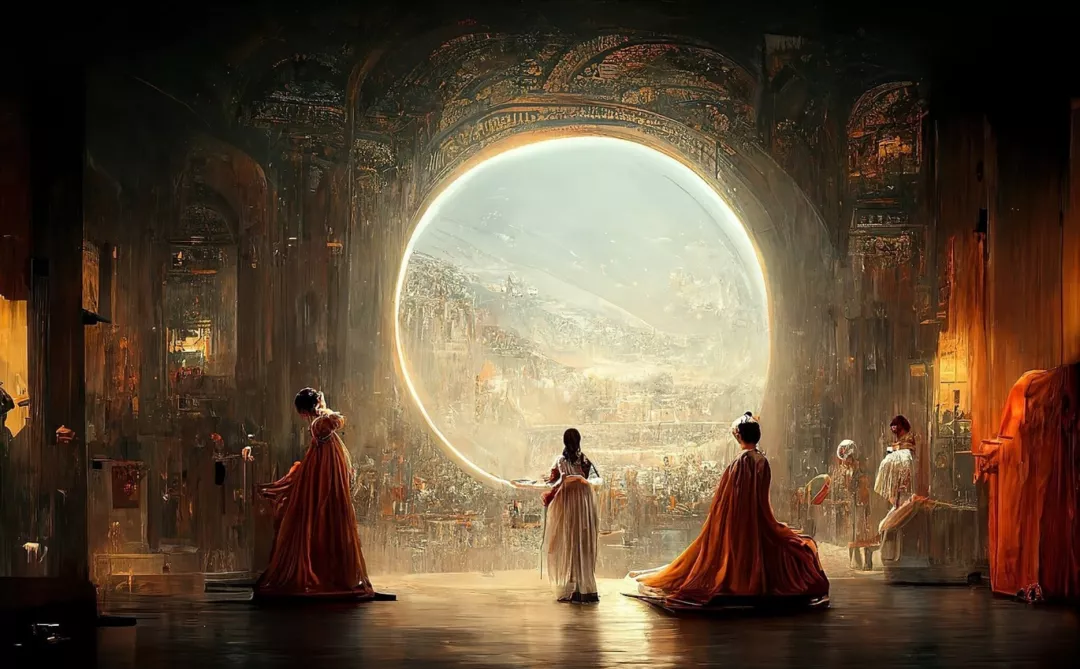
#> input picture hw/hw1/image.png, 1080 x 669 px
$ jupyter execute KMeans.ipynb
#> lines starting #> are read from the running program, lines starting #| are printed output that depends on the picture
# KMeans 实现和应用

## KMeans 算法原理

KMeans 是一种基本的动态聚类算法，核心思想是每个点都归属于它离得最近的质心代表的点。

KMeans 算法的基本步骤如下

- 随机挑选 k 个点作为初始的聚类质心

- 计算每个点到每个质心的距离，根据距离把每个点划分到离它最近的质心所属的 cluster

- 重新计算质心，如果质心无变化，则迭代结束，否则回到上一步

在基础的 KMeans 算法的基础上，还可以在第一步选择质心的步骤上进行优化，以选择更好的初值。

KMeans 的优化版本叫做 KMeans ++，其和 KMeans 唯一的不同在于第一步选择质心。

KMeans++ 想要让初始时选择的 k 个质心之间距离尽可能远，具体的方法是:

- 首先挑出一个样本点作为第一个质心

- 计算其他样本点到第一个质心的距离 $D(x)$，计算被选择的概率 $\frac{D(x)^2}{\Sigma D(x^{(i)})^2}$，并根据轮盘法选择下一个质心

- 重复直到选出 K 个质心

## KMeans 算法实现

[cell 1]
import numpy as np

[cell 2]
class KMeans:
    def __init__(self, n_clusters: int = 8, init: str = 'k-means++', max_iter: int = 300, tol: float = 0.0001):
        self.n_clusters = n_clusters
        self.init = init
        self.max_iter = max_iter
        self.tol = tol

        self.cluster_centers_ = None
        self.dist = None
        self.labels_ = None

    def __gen_center(self, X_train):
        n_sample, n_feature = X_train.shape

        if self.init == 'random':
            # 为了在数据范围内产生随机质心，首先计算各特征的统计量
            f_mean = np.mean(X_train, axis=0)
            f_std = np.std(X_train, axis=0)
            self.cluster_centers_ = f_mean + np.random.randn(self.n_clusters, n_feature) * f_std

        elif self.init == 'k-means++':
            # 第一个质心随机选
            idx = np.random.randint(0, n_sample)
            self.cluster_centers_ = [X_train[idx, :]]

            # 选出后面k-1个质心
            for i in range(1, self.n_clusters):
                dist = np.zeros((n_sample, len(self.cluster_centers_)))  # 各样本到质心的距离矩阵
                for cent_idx in range(len(self.cluster_centers_)):
                    dist[:, cent_idx] = np.linalg.norm(
                        X_train - self.cluster_centers_[cent_idx], axis=1)

                dist = np.min(dist, axis=1)  # 所有样本离各质心距离的最小值
                p = dist / np.sum(dist)  # 归一化后的最小距离当做概率进行下一个质心的选取，这里没有计算平方

                next_cent_idx = np.random.choice(n_sample, p=p)
                self.cluster_centers_.append(X_train[next_cent_idx])
            self.cluster_centers_ = np.array(self.cluster_centers_)

    def fit(self, X_train):
        n_sample, n_feature = X_train.shape

        self.__gen_center(X_train)
        self.dist = np.zeros((n_sample, self.n_clusters))

        cent_pre = np.zeros(self.cluster_centers_.shape)
        cent_move = np.linalg.norm(self.cluster_centers_ - cent_pre)

        epoch = 0
        from copy import deepcopy
        while epoch < self.max_iter and cent_move > self.tol:
            epoch += 1

            # 首先计算每个样本离每个质心的距离
            for i in range(self.n_clusters):
                self.dist[:, i] = np.linalg.norm(X_train - self.cluster_centers_[i], axis=1)

            # 样本对应的类别为距离最近的质心
            self.labels_ = np.argmin(self.dist, axis=1)

            cent_pre = deepcopy(self.cluster_centers_)

            # 计算每个类别下的均值坐标，更新质心
            for i in range(self.n_clusters):
                self.cluster_centers_[i] = np.mean(X_train[self.labels_ == i], axis=0)

            cent_move = np.linalg.norm(self.cluster_centers_ - cent_pre)

    def predict(self, X_test):
        n_sample = X_test.shape[0]
        dist_test = np.zeros((n_sample, self.n_clusters))

        for i in range(self.n_clusters):
            dist_test[:, i] = np.linalg.norm(X_test - self.cluster_centers_[i], axis=1)
        clus_pred = np.argmin(dist_test, axis=1)

        return clus_pred

## KMeans 聚类结果可视化

随机生成一组数据，来看看 KMeans 算法的效果

[cell 3]
X = np.random.random((50, 2)) + np.random.randint(-5, 5, size=[50, 2])

[cell 4]
X

[cell 5]
import matplotlib.pyplot as plt

[cell 6]
plt.scatter(X[:,0], X[:,1])
plt.show()
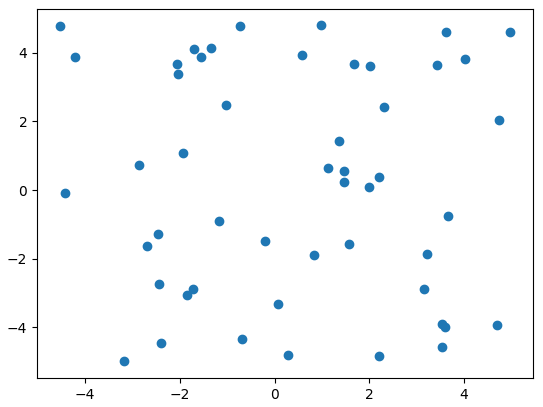
#> figure drawn by matplotlib, 1 panel

[cell 7]
kmeans = KMeans(n_clusters=5)
kmeans.fit(X)

[cell 8]
labels = kmeans.predict(X)

[cell 9]
labels

[cell 10]
plt.scatter(X[:,0], X[:,1], c = labels, cmap='coolwarm')
plt.show()
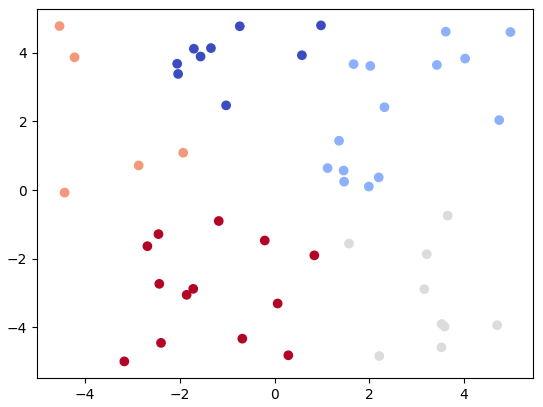
#> figure drawn by matplotlib, 1 panel

可以看到结果基本上符合我们肉眼的观察。

## KMeans 实现图像分割

下面将用 KMeans 算法实现无监督的图像分割，我这里采用的是按照颜色作为分割标准。

具体来说，包括以下几步:

- 把每个像素映射到 rgb 空间中的点

- 做聚类

- 把结果转成可展示的图片

[cell 11]
import cv2

[cell 12]
image = cv2.imread('image.png')
#> image is the input picture: shape (669, 1080, 3); mean B, G, R 55.6, 75.7, 94.3

以下是原始图片，我选取了我觉得不错的一幅 AI 创作的画

[cell 13]
plt.imshow(image)

[cell 14]
# resize 到合适的大小
image = cv2.resize(image, (256, 256))
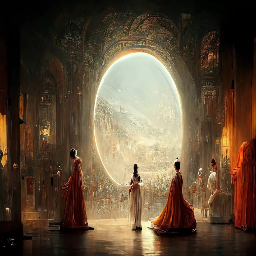
#> image: shape (256, 256, 3); mean B, G, R 55.4, 75.5, 94.2

[cell 15]
plt.imshow(image)

[cell 16]
image

[cell 17]
image.shape
#> Out = (256, 256, 3)

[cell 18]
# 把每个像素看成 rgb 空间中的点，整张图片一共有 65536 个点
# 我这里是根据颜色聚类，因此在 rgb 空间里
dots = []
for i in range(256):
    for j in range(256):
        dots.append(image[i,j,:])
#> after the loop, dots = 65536 items

[cell 19]
len(dots)
#> Out = 65536

[cell 20]
dots = np.array(dots)

[cell 21]
dots.shape
#> Out = (65536, 3)

[cell 22]
segmentor = KMeans(n_clusters=3)
segmentor.fit(dots)
#> the loop in __gen_center (call 2), `for i in range(1, self.n_clusters):` made 2 passes
#> next_cent_idx on passes 1 to 2: 45543, 56111
#> the loop in fit (call 2), `while epoch < self.max_iter and cent_move > self.tol:` made 300 passes
#> (cent_pre, cent_move) on passes 1 to 3: ([[131, 190, 228], [61, 88, 192], [47, 67, 102]], 258.1), ([[26, 38, 55], [161, 198, 210], [75, 108, 137]], 234), ([[47, 73, 101], [37, 50, 64], [131, 170, 190]], 285.8)
labels = segmentor.predict(dots)

[cell 23]
labels

[cell 24]
# 给不同类别准备的颜色
colors = [[0,0,1.], [0., 0., 0.], [1., 1., 1.]]

[cell 25]
# 把每个点染上对应类别的颜色
segmented = np.zeros((256, 256, 3))
for i in range(256):
    for j in range(256):
        index = i * 256 + j
        segmented[i,j,:] = colors[labels[index]]
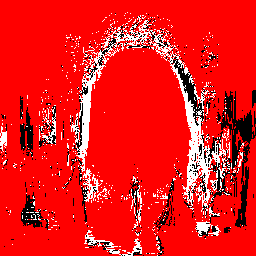
#> segmented: shape (256, 256, 3) float64; mean of channels 0, 1, 2 0.0956, 0.0956, 0.915; drawn as B, G, R
